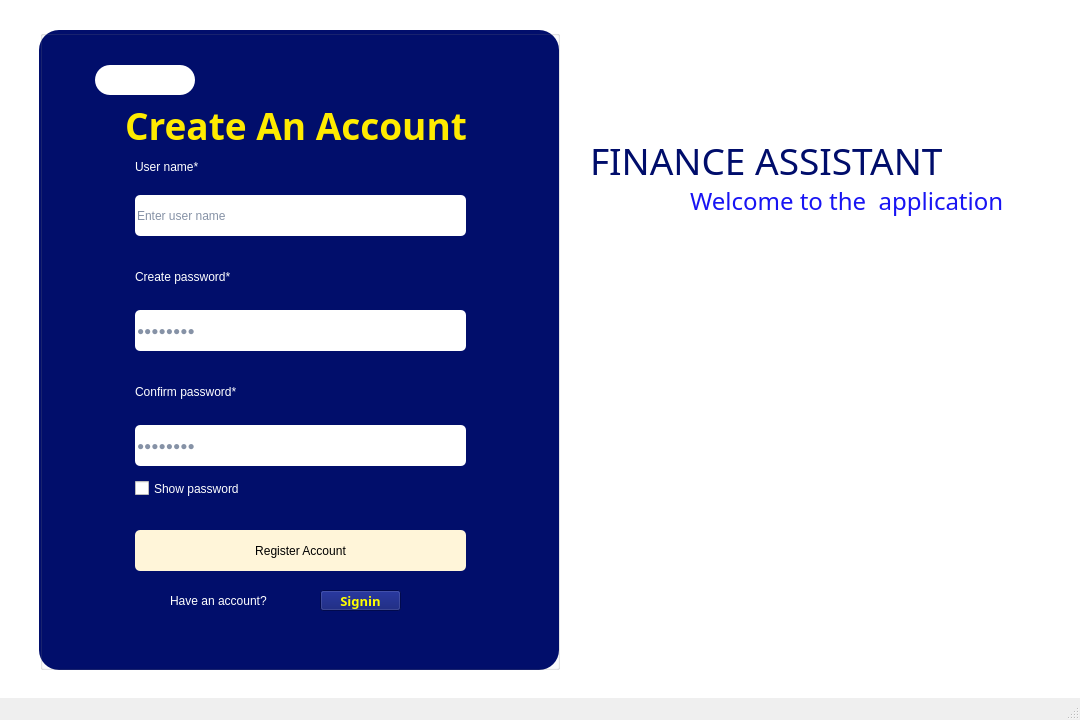
<?xml version="1.0" encoding="UTF-8"?>
<ui version="4.0">
 <class>Login</class>
 <widget class="QMainWindow" name="Login">
  <property name="geometry">
   <rect>
    <x>0</x>
    <y>0</y>
    <width>1080</width>
    <height>720</height>
   </rect>
  </property>
  <property name="minimumSize">
   <size>
    <width>1080</width>
    <height>720</height>
   </size>
  </property>
  <property name="maximumSize">
   <size>
    <width>1080</width>
    <height>720</height>
   </size>
  </property>
  <property name="windowTitle">
   <string>Sign_in</string>
  </property>
  <widget class="QWidget" name="centralwidget">
   <widget class="QStackedWidget" name="stackedWidget">
    <property name="geometry">
     <rect>
      <x>0</x>
      <y>0</y>
      <width>1080</width>
      <height>720</height>
     </rect>
    </property>
    <property name="currentIndex">
     <number>1</number>
    </property>
    <widget class="QWidget" name="page_Signin">
     <widget class="QLabel" name="label_welcome">
      <property name="geometry">
       <rect>
        <x>690</x>
        <y>180</y>
        <width>381</width>
        <height>41</height>
       </rect>
      </property>
      <property name="font">
       <font>
        <family>Bahnschrift SemiLight</family>
        <pointsize>18</pointsize>
        <weight>50</weight>
        <bold>false</bold>
       </font>
      </property>
      <property name="styleSheet">
       <string notr="true">color: rgb(24, 20, 243);</string>
      </property>
      <property name="text">
       <string>Welcome to the  application</string>
      </property>
     </widget>
     <widget class="QLabel" name="label_3">
      <property name="geometry">
       <rect>
        <x>0</x>
        <y>0</y>
        <width>1080</width>
        <height>720</height>
       </rect>
      </property>
      <property name="minimumSize">
       <size>
        <width>1080</width>
        <height>720</height>
       </size>
      </property>
      <property name="maximumSize">
       <size>
        <width>1080</width>
        <height>720</height>
       </size>
      </property>
      <property name="styleSheet">
       <string notr="true">background-color: rgb(255, 255, 255);</string>
      </property>
      <property name="text">
       <string/>
      </property>
     </widget>
     <widget class="QLabel" name="background">
      <property name="geometry">
       <rect>
        <x>0</x>
        <y>0</y>
        <width>1080</width>
        <height>720</height>
       </rect>
      </property>
      <property name="minimumSize">
       <size>
        <width>1080</width>
        <height>720</height>
       </size>
      </property>
      <property name="maximumSize">
       <size>
        <width>1080</width>
        <height>720</height>
       </size>
      </property>
      <property name="font">
       <font>
        <family>Bahnschrift</family>
        <pointsize>28</pointsize>
        <weight>75</weight>
        <bold>true</bold>
       </font>
      </property>
      <property name="text">
       <string/>
      </property>
      <property name="pixmap">
       <pixmap>../../Images/Login/BG.png</pixmap>
      </property>
     </widget>
     <widget class="QLabel" name="label_app">
      <property name="geometry">
       <rect>
        <x>590</x>
        <y>130</y>
        <width>461</width>
        <height>60</height>
       </rect>
      </property>
      <property name="font">
       <font>
        <family>Bahnschrift SemiLight</family>
        <pointsize>28</pointsize>
        <weight>50</weight>
        <italic>false</italic>
        <bold>false</bold>
       </font>
      </property>
      <property name="styleSheet">
       <string notr="true">color: rgb(0, 13, 107);
font: 28pt &quot;Bahnschrift SemiLight&quot;;</string>
      </property>
      <property name="text">
       <string>FINANCE ASSISTANT</string>
      </property>
     </widget>
     <widget class="QLabel" name="label_frame">
      <property name="geometry">
       <rect>
        <x>39</x>
        <y>30</y>
        <width>520</width>
        <height>640</height>
       </rect>
      </property>
      <property name="minimumSize">
       <size>
        <width>520</width>
        <height>640</height>
       </size>
      </property>
      <property name="maximumSize">
       <size>
        <width>520</width>
        <height>640</height>
       </size>
      </property>
      <property name="styleSheet">
       <string notr="true">background-color: rgb(1, 14, 108);
border-radius: 20px;</string>
      </property>
      <property name="text">
       <string/>
      </property>
     </widget>
     <widget class="QGroupBox" name="groupBox">
      <property name="geometry">
       <rect>
        <x>40</x>
        <y>30</y>
        <width>520</width>
        <height>640</height>
       </rect>
      </property>
      <property name="minimumSize">
       <size>
        <width>520</width>
        <height>640</height>
       </size>
      </property>
      <property name="maximumSize">
       <size>
        <width>520</width>
        <height>640</height>
       </size>
      </property>
      <property name="title">
       <string/>
      </property>
      <widget class="QLabel" name="welcomeBack">
       <property name="geometry">
        <rect>
         <x>95</x>
         <y>105</y>
         <width>341</width>
         <height>60</height>
        </rect>
       </property>
       <property name="font">
        <font>
         <family>Bahnschrift SemiBold</family>
         <pointsize>28</pointsize>
         <weight>75</weight>
         <bold>true</bold>
        </font>
       </property>
       <property name="styleSheet">
        <string notr="true">color: rgb(255, 235, 0);</string>
       </property>
       <property name="text">
        <string>Welcome Back  !</string>
       </property>
      </widget>
      <widget class="QLabel" name="label">
       <property name="geometry">
        <rect>
         <x>95</x>
         <y>165</y>
         <width>301</width>
         <height>24</height>
        </rect>
       </property>
       <property name="styleSheet">
        <string notr="true">font: 12pt &quot;Bahnschrift SemiLight&quot;;
color: rgb(255, 255, 255);</string>
       </property>
       <property name="text">
        <string>We are happy to have you back</string>
       </property>
      </widget>
      <widget class="QLabel" name="labeuUserName">
       <property name="geometry">
        <rect>
         <x>95</x>
         <y>210</y>
         <width>151</width>
         <height>24</height>
        </rect>
       </property>
       <property name="styleSheet">
        <string notr="true">font: 12pt &quot;Bahnschrift SemiLight&quot;;
color: rgb(255, 255, 255);</string>
       </property>
       <property name="text">
        <string>User Name*</string>
       </property>
      </widget>
      <widget class="QLabel" name="labelPassWord">
       <property name="geometry">
        <rect>
         <x>95</x>
         <y>305</y>
         <width>151</width>
         <height>24</height>
        </rect>
       </property>
       <property name="styleSheet">
        <string notr="true">font: 12pt &quot;Bahnschrift SemiLight&quot;;
color: rgb(255, 255, 255);</string>
       </property>
       <property name="text">
        <string>Password*</string>
       </property>
      </widget>
      <widget class="QLineEdit" name="lineUserName">
       <property name="geometry">
        <rect>
         <x>95</x>
         <y>250</y>
         <width>331</width>
         <height>41</height>
        </rect>
       </property>
       <property name="styleSheet">
        <string notr="true">font: 10pt &quot;Bahnschrift SemiLight&quot;;
color: rgb(134, 146, 166);
border-radius: 5px</string>
       </property>
       <property name="text">
        <string>Enter your name</string>
       </property>
      </widget>
      <widget class="QLineEdit" name="linePassWord">
       <property name="geometry">
        <rect>
         <x>95</x>
         <y>345</y>
         <width>331</width>
         <height>41</height>
        </rect>
       </property>
       <property name="styleSheet">
        <string notr="true">font: 10pt &quot;Bahnschrift SemiLight&quot;;
color: rgb(134, 146, 166);
border-radius: 5px</string>
       </property>
       <property name="text">
        <string>Enter password</string>
       </property>
       <property name="echoMode">
        <enum>QLineEdit::Password</enum>
       </property>
      </widget>
      <widget class="QPushButton" name="pushLogin">
       <property name="geometry">
        <rect>
         <x>95</x>
         <y>440</y>
         <width>331</width>
         <height>41</height>
        </rect>
       </property>
       <property name="styleSheet">
        <string notr="true">font: 10pt &quot;Bahnschrift SemiLight&quot;;
color: rgb(0, 0, 0);
background-color: rgb(255, 245, 217);
border-radius: 5px</string>
       </property>
       <property name="text">
        <string>Login</string>
       </property>
      </widget>
      <widget class="QLabel" name="label_7">
       <property name="geometry">
        <rect>
         <x>95</x>
         <y>550</y>
         <width>171</width>
         <height>41</height>
        </rect>
       </property>
       <property name="styleSheet">
        <string notr="true">font: 10pt &quot;Bahnschrift SemiLight&quot;;
color: rgb(255, 255, 255);</string>
       </property>
       <property name="text">
        <string>Don’t have an account?</string>
       </property>
      </widget>
      <widget class="QCheckBox" name="checkShowPassword">
       <property name="geometry">
        <rect>
         <x>95</x>
         <y>400</y>
         <width>141</width>
         <height>17</height>
        </rect>
       </property>
       <property name="styleSheet">
        <string notr="true">color: rgb(255, 255, 255);
font: 10pt &quot;Bahnschrift SemiLight&quot;;</string>
       </property>
       <property name="text">
        <string>Show password</string>
       </property>
      </widget>
      <widget class="QLabel" name="label_2">
       <property name="geometry">
        <rect>
         <x>55</x>
         <y>35</y>
         <width>100</width>
         <height>30</height>
        </rect>
       </property>
       <property name="styleSheet">
        <string notr="true">background-color: rgb(255, 255, 255);
border-radius: 15px</string>
       </property>
       <property name="text">
        <string/>
       </property>
      </widget>
      <widget class="QLabel" name="logoUEL">
       <property name="geometry">
        <rect>
         <x>70</x>
         <y>35</y>
         <width>30</width>
         <height>30</height>
        </rect>
       </property>
       <property name="text">
        <string/>
       </property>
       <property name="pixmap">
        <pixmap>../../Images/Login/LogoUEL.png</pixmap>
       </property>
      </widget>
      <widget class="QLabel" name="logoUEL_2">
       <property name="geometry">
        <rect>
         <x>110</x>
         <y>35</y>
         <width>30</width>
         <height>30</height>
        </rect>
       </property>
       <property name="text">
        <string/>
       </property>
       <property name="pixmap">
        <pixmap>../../Images/Login/LogoFIS.png</pixmap>
       </property>
      </widget>
      <widget class="QPushButton" name="pushSignup">
       <property name="geometry">
        <rect>
         <x>270</x>
         <y>560</y>
         <width>75</width>
         <height>25</height>
        </rect>
       </property>
       <property name="styleSheet">
        <string notr="true">font: 10pt &quot;Bahnschrift SemiLight&quot;;
background-color: rgb(0, 13, 107);
color: rgb(255, 235, 0);
</string>
       </property>
       <property name="text">
        <string>Sign up</string>
       </property>
      </widget>
      <zorder>welcomeBack</zorder>
      <zorder>labeuUserName</zorder>
      <zorder>label_7</zorder>
      <zorder>label_2</zorder>
      <zorder>logoUEL</zorder>
      <zorder>logoUEL_2</zorder>
      <zorder>pushSignup</zorder>
      <zorder>label</zorder>
      <zorder>lineUserName</zorder>
      <zorder>linePassWord</zorder>
      <zorder>labelPassWord</zorder>
      <zorder>checkShowPassword</zorder>
      <zorder>pushLogin</zorder>
     </widget>
     <zorder>label_3</zorder>
     <zorder>background</zorder>
     <zorder>label_app</zorder>
     <zorder>label_frame</zorder>
     <zorder>groupBox</zorder>
     <zorder>label_welcome</zorder>
    </widget>
    <widget class="QWidget" name="page_Signup">
     <widget class="QLabel" name="label_frame_2">
      <property name="geometry">
       <rect>
        <x>39</x>
        <y>30</y>
        <width>520</width>
        <height>640</height>
       </rect>
      </property>
      <property name="minimumSize">
       <size>
        <width>520</width>
        <height>640</height>
       </size>
      </property>
      <property name="maximumSize">
       <size>
        <width>520</width>
        <height>640</height>
       </size>
      </property>
      <property name="styleSheet">
       <string notr="true">background-color: rgb(1, 14, 108);
border-radius: 20px;</string>
      </property>
      <property name="text">
       <string/>
      </property>
     </widget>
     <widget class="QLabel" name="label_app_2">
      <property name="geometry">
       <rect>
        <x>590</x>
        <y>130</y>
        <width>461</width>
        <height>60</height>
       </rect>
      </property>
      <property name="font">
       <font>
        <family>Bahnschrift SemiLight</family>
        <pointsize>28</pointsize>
        <weight>50</weight>
        <italic>false</italic>
        <bold>false</bold>
       </font>
      </property>
      <property name="styleSheet">
       <string notr="true">color: rgb(0, 13, 107);
font: 28pt &quot;Bahnschrift SemiLight&quot;;</string>
      </property>
      <property name="text">
       <string>FINANCE ASSISTANT</string>
      </property>
     </widget>
     <widget class="QLabel" name="label_welcome_2">
      <property name="geometry">
       <rect>
        <x>690</x>
        <y>180</y>
        <width>391</width>
        <height>41</height>
       </rect>
      </property>
      <property name="font">
       <font>
        <family>Bahnschrift SemiLight</family>
        <pointsize>18</pointsize>
        <weight>50</weight>
        <bold>false</bold>
       </font>
      </property>
      <property name="styleSheet">
       <string notr="true">color: rgb(24, 20, 243);</string>
      </property>
      <property name="text">
       <string>Welcome to the  application</string>
      </property>
     </widget>
     <widget class="QGroupBox" name="groupBox_2">
      <property name="geometry">
       <rect>
        <x>40</x>
        <y>30</y>
        <width>520</width>
        <height>640</height>
       </rect>
      </property>
      <property name="minimumSize">
       <size>
        <width>520</width>
        <height>640</height>
       </size>
      </property>
      <property name="maximumSize">
       <size>
        <width>520</width>
        <height>640</height>
       </size>
      </property>
      <property name="title">
       <string/>
      </property>
      <widget class="QLabel" name="creatAccount_2">
       <property name="geometry">
        <rect>
         <x>85</x>
         <y>65</y>
         <width>391</width>
         <height>60</height>
        </rect>
       </property>
       <property name="font">
        <font>
         <family>Bahnschrift SemiBold</family>
         <pointsize>28</pointsize>
         <weight>75</weight>
         <bold>true</bold>
        </font>
       </property>
       <property name="styleSheet">
        <string notr="true">color: rgb(255, 235, 0);</string>
       </property>
       <property name="text">
        <string>Create An Account</string>
       </property>
      </widget>
      <widget class="QLabel" name="labelUsername_2">
       <property name="geometry">
        <rect>
         <x>95</x>
         <y>125</y>
         <width>151</width>
         <height>24</height>
        </rect>
       </property>
       <property name="styleSheet">
        <string notr="true">font: 12pt &quot;Bahnschrift SemiLight&quot;;
color: rgb(255, 255, 255);</string>
       </property>
       <property name="text">
        <string>User name*</string>
       </property>
      </widget>
      <widget class="QLabel" name="labelCreatPassword_2">
       <property name="geometry">
        <rect>
         <x>95</x>
         <y>235</y>
         <width>171</width>
         <height>24</height>
        </rect>
       </property>
       <property name="styleSheet">
        <string notr="true">font: 12pt &quot;Bahnschrift SemiLight&quot;;
color: rgb(255, 255, 255);</string>
       </property>
       <property name="text">
        <string>Create password*</string>
       </property>
      </widget>
      <widget class="QLabel" name="labelConfirm_2">
       <property name="geometry">
        <rect>
         <x>95</x>
         <y>350</y>
         <width>171</width>
         <height>24</height>
        </rect>
       </property>
       <property name="styleSheet">
        <string notr="true">font: 12pt &quot;Bahnschrift SemiLight&quot;;
color: rgb(255, 255, 255);</string>
       </property>
       <property name="text">
        <string>Confirm password*</string>
       </property>
      </widget>
      <widget class="QLineEdit" name="lineUserName_3">
       <property name="geometry">
        <rect>
         <x>95</x>
         <y>165</y>
         <width>331</width>
         <height>41</height>
        </rect>
       </property>
       <property name="styleSheet">
        <string notr="true">font: 11pt &quot;Bahnschrift SemiLight&quot;;
color: rgb(134, 146, 166);
border-radius: 5px</string>
       </property>
       <property name="text">
        <string>Enter user name</string>
       </property>
       <property name="dragEnabled">
        <bool>false</bool>
       </property>
       <property name="clearButtonEnabled">
        <bool>false</bool>
       </property>
      </widget>
      <widget class="QLineEdit" name="linePassword_2">
       <property name="geometry">
        <rect>
         <x>95</x>
         <y>280</y>
         <width>331</width>
         <height>41</height>
        </rect>
       </property>
       <property name="styleSheet">
        <string notr="true">font: 11pt &quot;Bahnschrift SemiLight&quot;;
color: rgb(134, 146, 166);
border-radius: 5px</string>
       </property>
       <property name="text">
        <string>12345678</string>
       </property>
       <property name="echoMode">
        <enum>QLineEdit::Password</enum>
       </property>
      </widget>
      <widget class="QLineEdit" name="lineConfirm_2">
       <property name="geometry">
        <rect>
         <x>95</x>
         <y>395</y>
         <width>331</width>
         <height>41</height>
        </rect>
       </property>
       <property name="styleSheet">
        <string notr="true">font: 11pt &quot;Bahnschrift SemiLight&quot;;
color: rgb(134, 146, 166);
border-radius: 5px</string>
       </property>
       <property name="text">
        <string>12345678</string>
       </property>
       <property name="echoMode">
        <enum>QLineEdit::Password</enum>
       </property>
      </widget>
      <widget class="QPushButton" name="pushRegister_2">
       <property name="geometry">
        <rect>
         <x>95</x>
         <y>500</y>
         <width>331</width>
         <height>41</height>
        </rect>
       </property>
       <property name="styleSheet">
        <string notr="true">font: 11pt &quot;Bahnschrift SemiLight&quot;;
color: rgb(0, 0, 0);
background-color: rgb(255, 245, 217);
border-radius: 5px</string>
       </property>
       <property name="text">
        <string>Register Account</string>
       </property>
      </widget>
      <widget class="QLabel" name="label_9">
       <property name="geometry">
        <rect>
         <x>130</x>
         <y>550</y>
         <width>141</width>
         <height>41</height>
        </rect>
       </property>
       <property name="styleSheet">
        <string notr="true">font: 10pt &quot;Bahnschrift SemiLight&quot;;
color: rgb(255, 255, 255);</string>
       </property>
       <property name="text">
        <string>Have an account?</string>
       </property>
      </widget>
      <widget class="QCheckBox" name="checkShowPassword_3">
       <property name="geometry">
        <rect>
         <x>95</x>
         <y>450</y>
         <width>141</width>
         <height>17</height>
        </rect>
       </property>
       <property name="styleSheet">
        <string notr="true">color: rgb(255, 255, 255);
font: 10pt &quot;Bahnschrift SemiLight&quot;;</string>
       </property>
       <property name="text">
        <string>Show password</string>
       </property>
      </widget>
      <widget class="QLabel" name="label_5">
       <property name="geometry">
        <rect>
         <x>55</x>
         <y>35</y>
         <width>100</width>
         <height>30</height>
        </rect>
       </property>
       <property name="styleSheet">
        <string notr="true">background-color: rgb(255, 255, 255);
border-radius: 15px</string>
       </property>
       <property name="text">
        <string/>
       </property>
      </widget>
      <widget class="QLabel" name="logoUEL_5">
       <property name="geometry">
        <rect>
         <x>70</x>
         <y>35</y>
         <width>30</width>
         <height>30</height>
        </rect>
       </property>
       <property name="text">
        <string/>
       </property>
       <property name="pixmap">
        <pixmap>../../Images/Login/LogoUEL.png</pixmap>
       </property>
      </widget>
      <widget class="QLabel" name="logoUEL_6">
       <property name="geometry">
        <rect>
         <x>110</x>
         <y>35</y>
         <width>30</width>
         <height>30</height>
        </rect>
       </property>
       <property name="text">
        <string/>
       </property>
       <property name="pixmap">
        <pixmap>../../Images/Login/LogoFIS.png</pixmap>
       </property>
      </widget>
      <widget class="QPushButton" name="pushButton_Signin">
       <property name="geometry">
        <rect>
         <x>280</x>
         <y>560</y>
         <width>81</width>
         <height>21</height>
        </rect>
       </property>
       <property name="font">
        <font>
         <family>Bahnschrift SemiBold</family>
         <pointsize>10</pointsize>
         <weight>75</weight>
         <bold>true</bold>
        </font>
       </property>
       <property name="styleSheet">
        <string notr="true">background-color: rgb(1, 14, 108);
color: rgb(255, 255, 0);</string>
       </property>
       <property name="text">
        <string>Signin</string>
       </property>
      </widget>
      <zorder>label_9</zorder>
      <zorder>label_5</zorder>
      <zorder>logoUEL_5</zorder>
      <zorder>logoUEL_6</zorder>
      <zorder>lineUserName_3</zorder>
      <zorder>labelUsername_2</zorder>
      <zorder>creatAccount_2</zorder>
      <zorder>linePassword_2</zorder>
      <zorder>labelCreatPassword_2</zorder>
      <zorder>labelConfirm_2</zorder>
      <zorder>lineConfirm_2</zorder>
      <zorder>checkShowPassword_3</zorder>
      <zorder>pushRegister_2</zorder>
      <zorder>pushButton_Signin</zorder>
     </widget>
     <widget class="QLabel" name="background_2">
      <property name="geometry">
       <rect>
        <x>0</x>
        <y>0</y>
        <width>1080</width>
        <height>720</height>
       </rect>
      </property>
      <property name="minimumSize">
       <size>
        <width>1080</width>
        <height>720</height>
       </size>
      </property>
      <property name="maximumSize">
       <size>
        <width>1080</width>
        <height>720</height>
       </size>
      </property>
      <property name="font">
       <font>
        <family>Bahnschrift</family>
        <pointsize>28</pointsize>
        <weight>75</weight>
        <bold>true</bold>
       </font>
      </property>
      <property name="text">
       <string/>
      </property>
      <property name="pixmap">
       <pixmap>../../Images/Login/BG.png</pixmap>
      </property>
      <property name="scaledContents">
       <bool>true</bool>
      </property>
     </widget>
     <widget class="QLabel" name="label_6">
      <property name="geometry">
       <rect>
        <x>0</x>
        <y>0</y>
        <width>1080</width>
        <height>720</height>
       </rect>
      </property>
      <property name="minimumSize">
       <size>
        <width>1080</width>
        <height>720</height>
       </size>
      </property>
      <property name="maximumSize">
       <size>
        <width>1080</width>
        <height>720</height>
       </size>
      </property>
      <property name="styleSheet">
       <string notr="true">background-color: rgb(255, 255, 255);</string>
      </property>
      <property name="text">
       <string/>
      </property>
     </widget>
     <zorder>label_6</zorder>
     <zorder>label_frame_2</zorder>
     <zorder>label_app_2</zorder>
     <zorder>label_welcome_2</zorder>
     <zorder>background_2</zorder>
     <zorder>groupBox_2</zorder>
    </widget>
   </widget>
  </widget>
  <widget class="QMenuBar" name="menubar">
   <property name="geometry">
    <rect>
     <x>0</x>
     <y>0</y>
     <width>1080</width>
     <height>18</height>
    </rect>
   </property>
  </widget>
  <widget class="QStatusBar" name="statusbar"/>
 </widget>
 <resources/>
 <connections/>
</ui>
